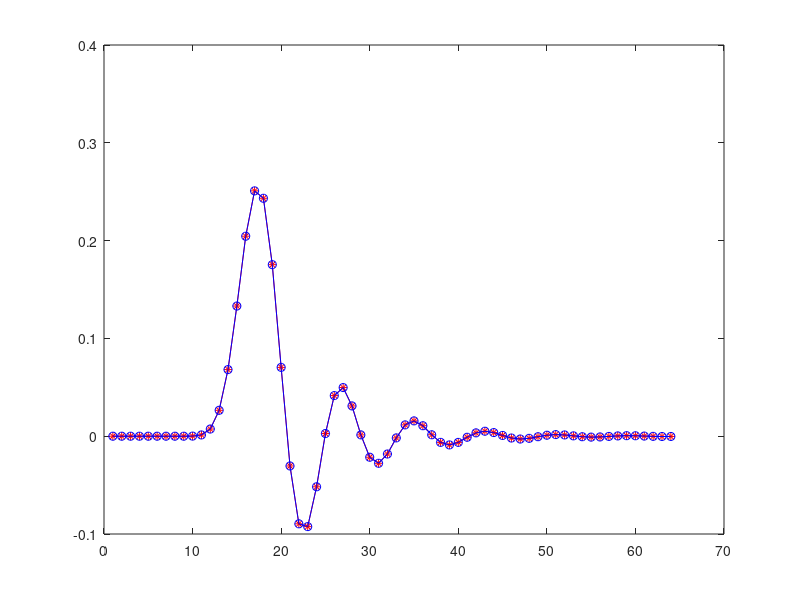

This figure's MATLAB source:
clear; 
N=8; % must be multiple of two for second order sections
Wc=0.25; %0.02; 

coeff_int = 2;
coeff_frac = 12;
coeff_width = coeff_int + coeff_frac;

%  iir filter

[b, a] = butter(N,Wc); 
%[b, a] = besself(N,Wc); 
%Rp = 5; Rs = 5; [b, a] = ellip (N, Rp, Rs, Wc);

%freqz(b,a,4096);

% convert filter to second order sections
[sos, g] = tf2sos(b,a);
sos(:,1:3) = sos(:,1:3) * (g^(1/4)); % scale the b coefficients by g.

%sec = 4; zplane(sos(sec,1:3), sos(sec,4:6)); 


% quantize coefficients
sos_q = round(sos*(2^coeff_frac));
sos_q_scaled = sos_q/(2^coeff_frac);
max_q_coeff_int = floor(max(max(abs(sos_q_scaled))));
if (max_q_coeff_int > (2^(coeff_int-2))) printf("ERROR: not enough integer bits.\n"); endif;

% look at the quantized filter coefficients
[b_q, a_q] = sos2tf(sos_q_scaled);
%zplane(b_q, a_q);
%freqz(b_q, a_q, 4096);

% simulate the filter.
Nsim = 64;
s=zeros(1,Nsim); s(10) = 1; % impulse

% direct implementation
s_filt = filter(b_q,a_q,s);

% cascaded SOS
s_filt2 = s;
for i=1:N/2
    b_sos = sos_q_scaled(i,1:3);
    a_sos = sos_q_scaled(i,4:6);
    s_filt2 = filter(b_sos, a_sos, s_filt2);
endfor

% low level second order sections
s_filt3 = s;
for i=1:N/2
    Xk0=0; Xk1=0; Xk2=0; Yk0=0; Yk1=0; Yk2=0;
    b0 = sos_q_scaled(i,1);
    b1 = sos_q_scaled(i,2);
    b2 = sos_q_scaled(i,3);
    a1 = sos_q_scaled(i,5);
    a2 = sos_q_scaled(i,6);
    for k=1:Nsim
        Xk0 = s_filt3(k);    
        Yk0 = b0*Xk0 + b1*Xk1 + b2*Xk2 - a1*Yk1 - a2*Yk2; % note - sign on a1, a2.
        Xk2=Xk1; Xk1=Xk0; Yk2=Yk1; Yk1=Yk0; 
        s_filt3(k) = Yk0;
    endfor
endfor

plot(s_filt, '*r-'); hold on; plot(s_filt3, 'ob-'); hold off;

% print out the coefficients in C++ table. 
printf("    const int Nsos = %d; // number of second order sections.\n", N/2);
printf("    const coeff_type coeff_array[Nsos][6] = {\n");
for i=1:N/2
    printf("        { ");
    for j=1:6
        printf("%+3.10f", sos_q_scaled(i,j));
        if (j==6) printf(" "); else printf(", "); endif
    endfor
    if (i==N/2) printf("}\n"); else printf("},\n"); endif
endfor
printf("    };\n");
